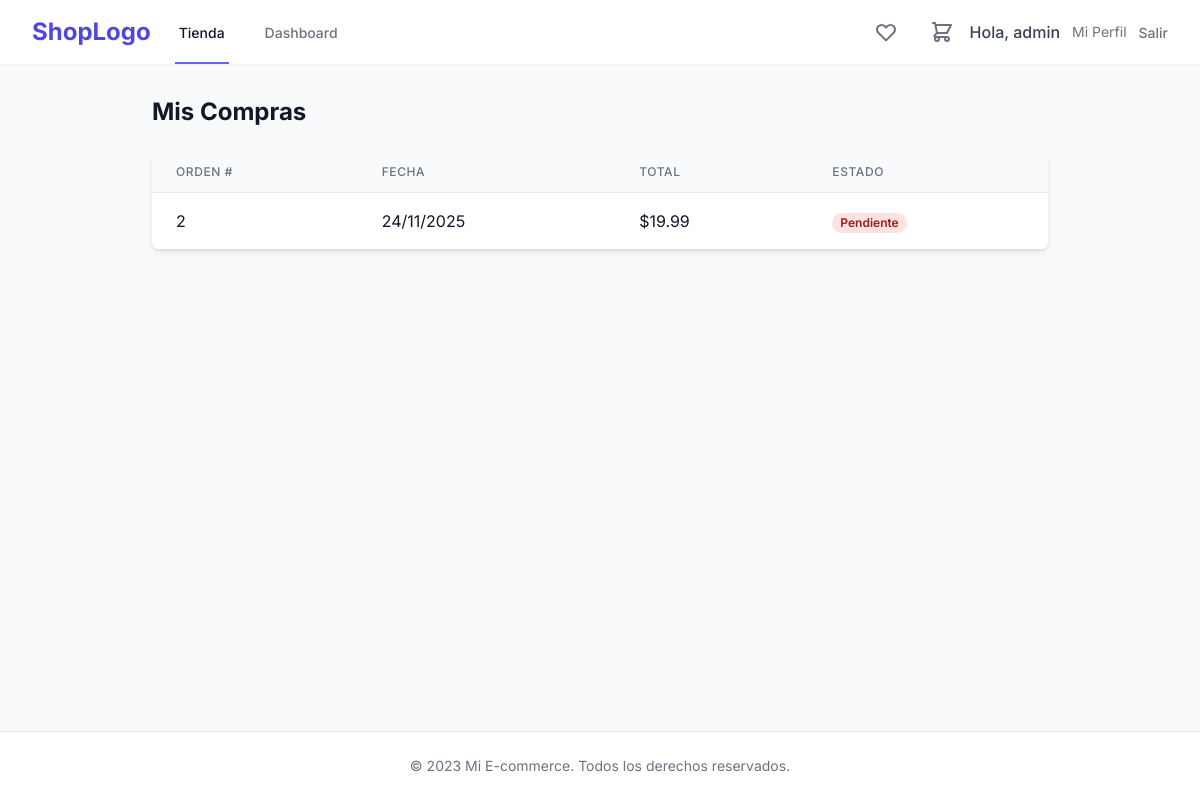
The page /users/orders/ (signed in) on the database as committed earlier.
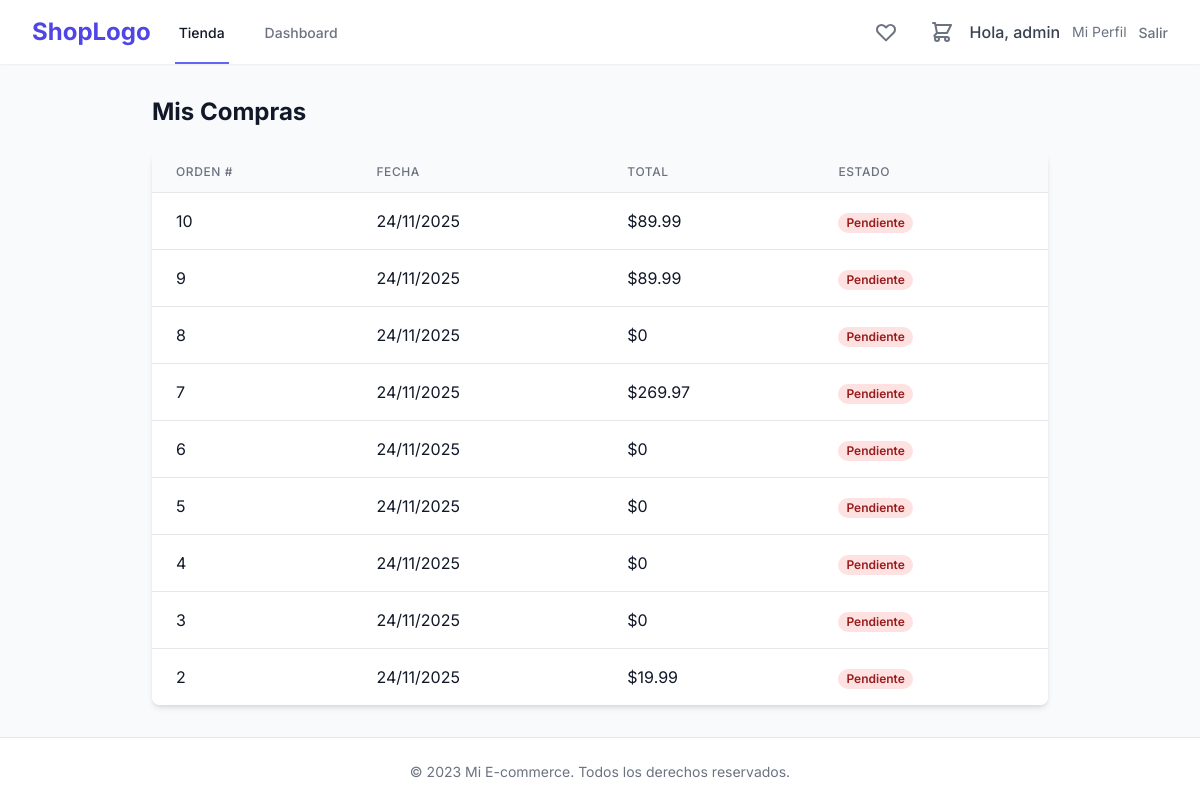
The same page on the database as committed later.
### orders/models.py (models this page shows, shortened)
class Order(models.Model):
    user = models.ForeignKey(User, on_delete=models.SET_NULL, null=True, blank=True, related_name='orders')
    first_name = models.CharField(max_length=50)
    last_name = models.CharField(max_length=50)
    email = models.EmailField()
    address = models.CharField(max_length=250)
    postal_code = models.CharField(max_length=20)
    city = models.CharField(max_length=100)
    created = models.DateTimeField(auto_now_add=True)
    updated = models.DateTimeField(auto_now=True)
    paid = models.BooleanField(default=False)
    class Meta:
        ordering = ['-created']
        indexes = [
            models.Index(fields=['-created']),
        ]
    def get_total_cost(self):
        return sum(item.get_cost() for item in self.items.all())

class OrderItem(models.Model):
    order = models.ForeignKey(Order,
                              related_name='items',
                              on_delete=models.CASCADE)
    product = models.ForeignKey(Product,
                                related_name='order_items',
                                on_delete=models.CASCADE)
    price = models.DecimalField(max_digits=10,
                                decimal_places=2)
    quantity = models.PositiveIntegerField(default=1)
    def get_cost(self):
        return self.price * self.quantity

### users/views.py (the view)
# urls.py: path('orders/', views.order_history, name='order_history'),
@login_required
def order_history(request):
    orders = Order.objects.filter(user=request.user)
    return render(request, 'users/order_history.html', {'orders': orders})

### cart/cart.py (called while the page is built)
    def __len__(self):
        return sum(item['quantity'] for item in self.cart.values())

### cart/context_processors.py (called while the page is built)
def cart(request):
    return {'cart': Cart(request)}

### users/templates/users/order_history.html (shortened to what this page needs)
{% extends "store/base.html" %}
{% block content %}
<div class="max-w-4xl mx-auto">
    <h1 class="text-2xl font-bold mb-6">Mis Compras</h1>
    {% if orders %}
    <div class="bg-white shadow-md rounded-lg overflow-hidden">
        <table class="min-w-full divide-y divide-gray-200">
            <thead class="bg-gray-50">
                <tr>
                    <th class="px-6 py-3 text-left text-xs font-medium text-gray-500 uppercase tracking-wider">Orden #
                    </th>
                    <th class="px-6 py-3 text-left text-xs font-medium text-gray-500 uppercase tracking-wider">Fecha
                    </th>
                    <th class="px-6 py-3 text-left text-xs font-medium text-gray-500 uppercase tracking-wider">Total
                    </th>
                    <th class="px-6 py-3 text-left text-xs font-medium text-gray-500 uppercase tracking-wider">Estado
                    </th>
                </tr>
            </thead>
            <tbody class="bg-white divide-y divide-gray-200">
                {% for order in orders %}
                <tr>
                    <td class="px-6 py-4 whitespace-nowrap">{{ order.id }}</td>
                    <td class="px-6 py-4 whitespace-nowrap">{{ order.created|date:"d/m/Y" }}</td>
                    <td class="px-6 py-4 whitespace-nowrap">${{ order.get_total_cost }}</td>
                    <td class="px-6 py-4 whitespace-nowrap">
                        {% if order.paid %}
                        <span
                            class="px-2 inline-flex text-xs leading-5 font-semibold rounded-full bg-green-100 text-green-800">Pagado</span>
                        {% else %}
                        <span
                            class="px-2 inline-flex text-xs leading-5 font-semibold rounded-full bg-red-100 text-red-800">Pendiente</span>
                        {% endif %}
                    </td>
                </tr>
                {% endfor %}
            </tbody>
        </table>
    </div>
    {% else %}
    <p class="text-gray-600">No has realizado ninguna compra aún.</p>
    {% endif %}
</div>
{% endblock %}

### store/templates/store/base.html (shortened to what this page needs)
{% load static %}
<!DOCTYPE html>
<html lang="es">
<head>
    <script src="https://cdn.tailwindcss.com"></script>
</head>
<body class="bg-gray-50 text-gray-900 flex flex-col min-h-screen">
    <nav class="bg-white shadow-sm sticky top-0 z-50">
        <div class="max-w-7xl mx-auto px-4 sm:px-6 lg:px-8">
            <div class="flex justify-between h-16">
                <div class="flex">
                    <a href="/" class="flex-shrink-0 flex items-center text-2xl font-bold text-indigo-600">
                        ShopLogo
                    </a>
                    <div class="hidden sm:ml-6 sm:flex sm:space-x-8">
                        <a href="/"
                            class="border-indigo-500 text-gray-900 inline-flex items-center px-1 pt-1 border-b-2 text-sm font-medium">
                            Tienda
                        </a>
                        {% if user.is_staff %}
                        <a href="{% url 'custom_admin:dashboard' %}"
                            class="border-transparent text-gray-500 hover:border-gray-300 hover:text-gray-700 inline-flex items-center px-1 pt-1 border-b-2 text-sm font-medium">
                            Dashboard
                        </a>
                        {% endif %}
                    </div>
                </div>
                <div class="flex items-center space-x-4">
                    <a href="{% url 'store:wishlist_detail' %}" class="text-gray-500 hover:text-red-500 mr-4">
                        <svg class="w-6 h-6" fill="none" stroke="currentColor" viewBox="0 0 24 24">
                            <path stroke-linecap="round" stroke-linejoin="round" stroke-width="2"
                                d="M4.318 6.318a4.5 4.5 0 000 6.364L12 20.364l7.682-7.682a4.5 4.5 0 00-6.364-6.364L12 7.636l-1.318-1.318a4.5 4.5 0 00-6.364 0z">
                            </path>
                        </svg>
                    </a>
                    <a href="{% url 'cart:cart_detail' %}" class="text-gray-500 hover:text-gray-700 relative">
                    </a>
                    <div class="relative ml-4">
                        {% if user.is_authenticated %}
                        <div class="flex items-center space-x-3">
                            <span class="text-gray-700 font-medium">Hola, {{ user.username }}</span>
                            <a href="{% url 'users:profile' %}" class="text-sm text-gray-500 hover:text-gray-700">Mi
                                Perfil</a>
                            <form action="{% url 'users:logout' %}" method="post" class="inline">
                                <button type="submit"
                                    class="text-gray-500 hover:text-gray-700 font-medium text-sm">Salir</button>
                            </form>
                        </div>
                        {% endif %}
                    </div>
                </div>
            </div>
        </div>
    </nav>
    <main class="flex-grow container mx-auto px-4 sm:px-6 lg:px-8 py-8">
        {% block content %}
        {% endblock %}
    </main>
    <footer class="bg-white border-t mt-auto">
        <div class="max-w-7xl mx-auto py-6 px-4 sm:px-6 lg:px-8">
            <p class="text-center text-gray-500 text-sm">
                &copy; 2023 Mi E-commerce. Todos los derechos reservados.
            </p>
        </div>
    </footer>
</body>
</html>

### store/templates/store/base.html (style rules this page uses)
body { font-family: 'Inter', sans-serif; }

Rows that differ between the two databases and show on the page:
added Order: id "10", created "24/11/2025", get_total_cost "89.99", paid "Pendiente"
added Order: id "9", created "24/11/2025", get_total_cost "89.99", paid "Pendiente"
added Order: id "8", created "24/11/2025", get_total_cost "0", paid "Pendiente"
added Order: id "7", created "24/11/2025", get_total_cost "269.97", paid "Pendiente"
added Order: id "6", created "24/11/2025", get_total_cost "0", paid "Pendiente"
added Order: id "5", created "24/11/2025", get_total_cost "0", paid "Pendiente"
added Order: id "4", created "24/11/2025", get_total_cost "0", paid "Pendiente"
added Order: id "3", created "24/11/2025", get_total_cost "0", paid "Pendiente"
